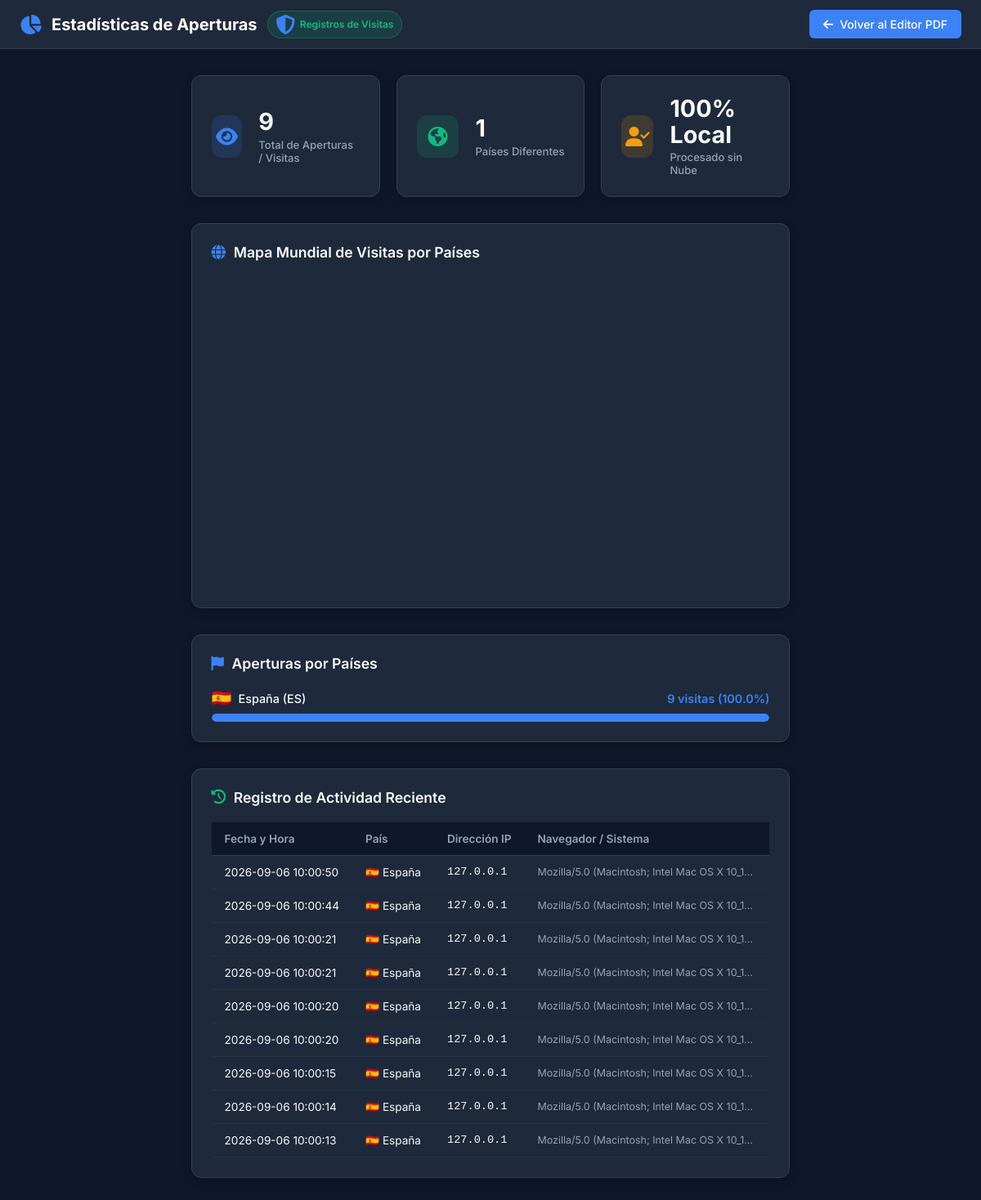
/stats, run on an earlier commit of the app's database.
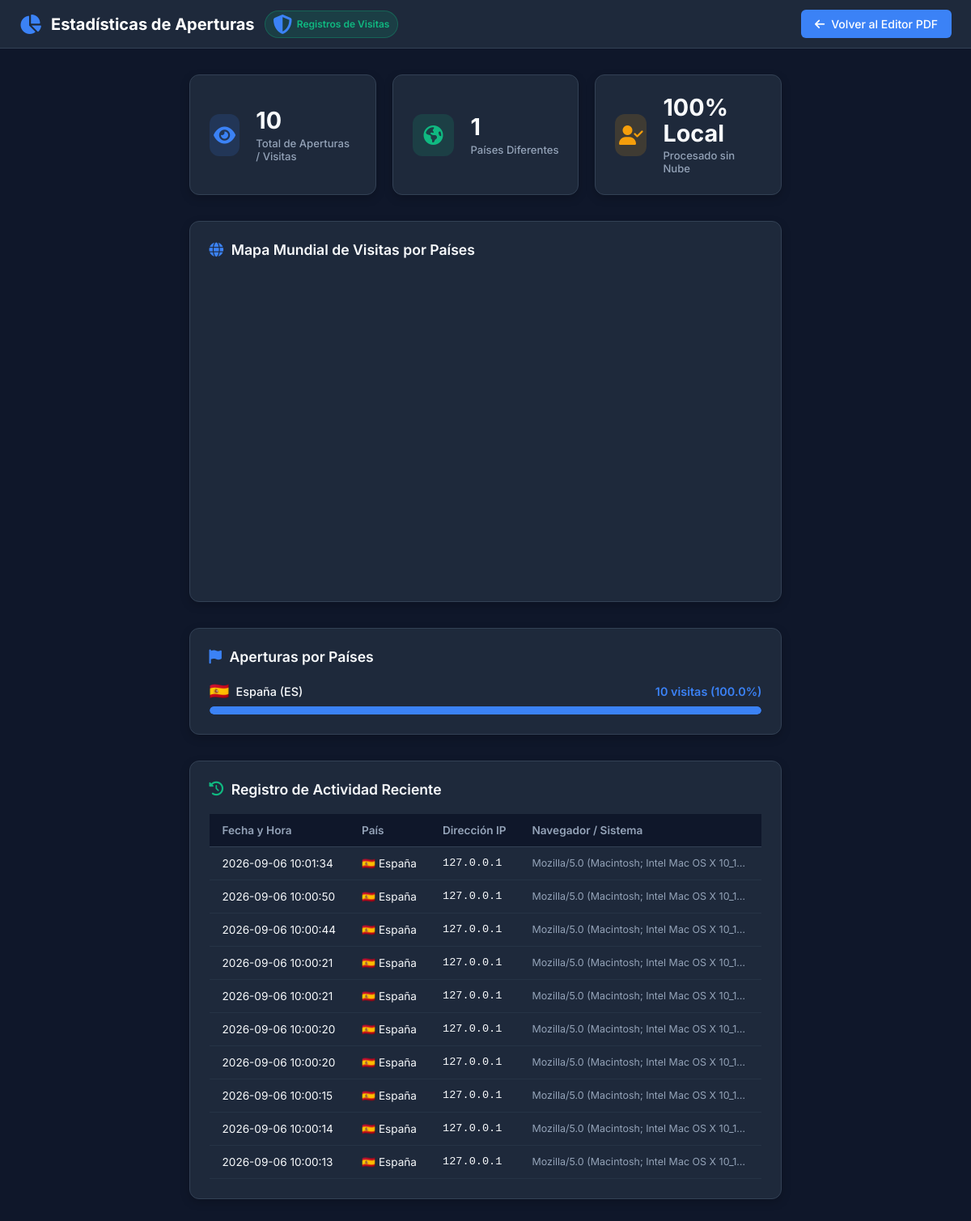
And on a later commit of the database.
### tables this page shows
CREATE TABLE visits (
            id INTEGER PRIMARY KEY AUTOINCREMENT,
            ip_address TEXT,
            country TEXT,
            country_code TEXT,
            user_agent TEXT,
            created_at DATETIME DEFAULT CURRENT_TIMESTAMP
        );

### app.py (the view)
@app.route('/estadisticas')
@app.route('/stats')
def stats():
    stats_data = get_full_stats()
    return render_template('stats.html', stats=stats_data)

### app.py (called while the page is built)
def country_code_to_flag(code):
    if not code or len(code) != 2:
        return '🌐'
    try:
        return chr(ord(code[0].upper()) + 127397) + chr(ord(code[1].upper()) + 127397)
    except Exception:
        return '🌐'

### templates/stats.html (shortened to what this page needs)
<!DOCTYPE html>
<html lang="es">
<head>
    <link rel="stylesheet" href="https://cdnjs.cloudflare.com/ajax/libs/font-awesome/6.5.1/css/all.min.css">
    <link rel="stylesheet" href="{{ url_for('static', filename='css/style.css') }}">
</head>
<body>
    <header class="app-header">
        <div class="logo-container">
            <i class="fas fa-chart-pie"></i>
            <span>Estadísticas de Aperturas</span>
            <span class="badge-local">
                <i class="fas fa-shield-alt"></i> Registros de Visitas
            </span>
        </div>
        <div class="header-actions">
            <a href="/" class="btn btn-primary" style="text-decoration: none;">
                <i class="fas fa-arrow-left"></i> Volver al Editor PDF
            </a>
        </div>
    </header>
    <div class="stats-container">
        <div class="stats-grid-kpi">
            <div class="kpi-card">
                <div class="kpi-icon">
                    <i class="fas fa-eye"></i>
                </div>
                <div>
                    <div class="kpi-value">{{ stats.total_visits }}</div>
                    <div class="kpi-label">Total de Aperturas / Visitas</div>
                </div>
            </div>
            <div class="kpi-card">
                <div class="kpi-icon" style="background-color: rgba(16, 185, 129, 0.15); color: var(--accent-success);">
                    <i class="fas fa-globe-americas"></i>
                </div>
                <div>
                    <div class="kpi-value">{{ stats.total_countries }}</div>
                    <div class="kpi-label">Países Diferentes</div>
                </div>
            </div>
            <div class="kpi-card">
                <div class="kpi-icon" style="background-color: rgba(245, 158, 11, 0.15); color: var(--accent-warning);">
                    <i class="fas fa-user-check"></i>
                </div>
                <div>
                    <div class="kpi-value">100% Local</div>
                    <div class="kpi-label">Procesado sin Nube</div>
                </div>
            </div>
        </div>
        <div class="stats-section">
            <div class="section-title">
                <i class="fas fa-globe" style="color: var(--accent-primary);"></i>
                Mapa Mundial de Visitas por Países
            </div>
            <div id="world-map-container" style="width: 100%; min-height: 380px; border-radius: 8px; overflow: hidden;"></div>
        </div>
        <div class="stats-section">
            <div class="section-title">
                <i class="fas fa-flag" style="color: var(--accent-primary);"></i>
                Aperturas por Países
            </div>
            {% if stats.by_country %}
            <div class="country-list">
                {% for item in stats.by_country %}
                <div class="country-item">
                    <div class="country-info">
                        <span class="country-name">
                            <span class="country-flag">{{ item.flag }}</span>
                            {{ item.country }} ({{ item.country_code }})
                        </span>
                        <span class="country-count">
                            {{ item.count }} visitas ({{ item.percentage }}%)
                        </span>
                    </div>
                    <div class="progress-bar-bg">
                        <div class="progress-bar-fill" style="width: {{ item.percentage }}%;"></div>
                    </div>
                </div>
                {% endfor %}
            </div>
            {% else %}
            <p style="color: var(--text-muted); font-size: 0.9rem;">No hay registros de países aún.</p>
            {% endif %}
        </div>
        <div class="stats-section">
            <div class="section-title">
                <i class="fas fa-history" style="color: var(--accent-success);"></i>
                Registro de Actividad Reciente
            </div>
            <div class="table-responsive">
                <table class="recent-table">
                    <thead>
                        <tr>
                            <th>Fecha y Hora</th>
                            <th>País</th>
                            <th>Dirección IP</th>
                            <th>Navegador / Sistema</th>
                        </tr>
                    </thead>
                    <tbody>
                        {% if stats.recent_visits %}
                        {% for visit in stats.recent_visits %}
                        <tr>
                            <td>{{ visit.created_at }}</td>
                            <td>{{ visit.flag }} {{ visit.country }}</td>
                            <td style="font-family: monospace;">{{ visit.ip }}</td>
                            <td style="color: var(--text-muted); font-size: 0.78rem; max-width: 300px; text-overflow: ellipsis; overflow: hidden; white-space: nowrap;">
                                {{ visit.user_agent }}
                            </td>
                        </tr>
                        {% endfor %}
                        {% else %}
                        <tr>
                            <td colspan="4" style="text-align: center; color: var(--text-muted);">No hay registros recientes.</td>
                        </tr>
                        {% endif %}
                    </tbody>
                </table>
            </div>
        </div>
    </div>
</body>
</html>

### static/css/style.css (style rules this page uses)
:root { --bg-main: #0f172a; --bg-card: #1e293b; --bg-sidebar: #1e293b; --border-color: #334155; --accent-primary: #3b82f6; --accent-primary-hover: #2563eb; --accent-success: #10b981; --accent-danger: #ef4444; --accent-warning: #f59e0b; --text-main: #f8fafc; --text-muted: #94a3b8; --canvas-shadow: 0 10px 25px -5px rgba(0, 0, 0, 0.5); }
* { box-sizing: border-box; margin: 0; padding: 0; }
body { font-family: 'Inter', system-ui, -apple-system, BlinkMacSystemFont, "Segoe UI", Roboto, sans-serif; background-color: var(--bg-main); color: var(--text-main); min-height: 100vh; display: flex; flex-direction: column; overflow-x: hidden; }
.app-header { position: sticky; top: 0; background-color: var(--bg-card); border-bottom: 1px solid var(--border-color); padding: 0.75rem 1.5rem; display: flex; justify-content: space-between; align-items: center; z-index: 100; width: 100%; }
.logo-container { display: flex; align-items: center; gap: 0.75rem; font-weight: 700; font-size: 1.25rem; color: #ffffff; }
.logo-container i { color: var(--accent-primary); font-size: 1.5rem; }
.badge-local { background-color: rgba(16, 185, 129, 0.15); color: var(--accent-success); border: 1px solid rgba(16, 185, 129, 0.3); padding: 0.25rem 0.6rem; border-radius: 20px; font-size: 0.75rem; font-weight: 600; display: flex; align-items: center; gap: 0.35rem; }
.header-actions { display: flex; align-items: center; gap: 0.75rem; }
.btn { display: inline-flex; align-items: center; justify-content: center; gap: 0.5rem; padding: 0.5rem 1rem; font-size: 0.875rem; font-weight: 500; border-radius: 6px; border: 1px solid transparent; cursor: pointer; transition: all 0.2s ease; color: var(--text-main); background-color: var(--bg-card); }
.btn-primary { background-color: var(--accent-primary); color: #ffffff; }

### templates/stats.html (style rules this page uses)
body { overflow-y: auto !important; }
.stats-container { max-width: 1100px; margin: 0 auto; padding: 2rem 1.5rem; display: flex; flex-direction: column; gap: 2rem; }
.stats-grid-kpi { display: grid; grid-template-columns: repeat(auto-fit, minmax(220px, 1fr)); gap: 1.25rem; }
.kpi-card { background-color: var(--bg-card); border: 1px solid var(--border-color); border-radius: 12px; padding: 1.5rem; display: flex; align-items: center; gap: 1.25rem; box-shadow: 0 4px 12px rgba(0, 0, 0, 0.2); }
.kpi-icon { width: 52px; height: 52px; border-radius: 12px; background-color: rgba(59, 130, 246, 0.15); color: var(--accent-primary); display: flex; align-items: center; justify-content: center; font-size: 1.5rem; }
.kpi-value { font-size: 1.8rem; font-weight: 700; color: var(--text-main); line-height: 1.1; }
.kpi-label { font-size: 0.82rem; color: var(--text-muted); margin-top: 0.25rem; font-weight: 500; }
.stats-section { background-color: var(--bg-card); border: 1px solid var(--border-color); border-radius: 12px; padding: 1.5rem; box-shadow: 0 4px 12px rgba(0, 0, 0, 0.2); }
.section-title { font-size: 1.1rem; font-weight: 600; margin-bottom: 1.25rem; display: flex; align-items: center; gap: 0.6rem; color: var(--text-main); }
.country-list { display: flex; flex-direction: column; gap: 1rem; }
.country-item { display: flex; flex-direction: column; gap: 0.4rem; }
.country-info { display: flex; justify-content: space-between; align-items: center; font-size: 0.9rem; }
.country-name { display: flex; align-items: center; gap: 0.5rem; font-weight: 500; }
.country-flag { font-size: 1.25rem; }
.country-count { font-weight: 600; color: var(--accent-primary); }
.progress-bar-bg { height: 10px; background-color: #0f172a; border-radius: 5px; overflow: hidden; }
.progress-bar-fill { height: 100%; background-color: var(--accent-primary); border-radius: 5px; transition: width 0.5s ease; }
.recent-table { width: 100%; border-collapse: collapse; font-size: 0.85rem; text-align: left; }
.recent-table th { padding: 0.75rem 1rem; border-bottom: 1px solid var(--border-color); color: var(--text-muted); font-weight: 600; background-color: #0f172a; }
.recent-table td { padding: 0.75rem 1rem; border-bottom: 1px solid rgba(51, 65, 85, 0.4); color: var(--text-main); }
.table-responsive { overflow-x: auto; }

What changed in the data, as far as the page shows it:
added visits: created_at "2026-09-06 10:01:34", flag "🇪🇸", country "España", ip "127.0.0.1", user_agent "Mozilla/5.0 (Macintosh; Intel Mac OS X 10_1…"
Also different on the page:
{{ stats.total_visits }}: "9" → "10"
new list line: "🇪🇸 España ( ES ) 10 visitas ( 100.0 %)"
list line gone: "🇪🇸 España ( ES ) 9 visitas ( 100.0 %)"
